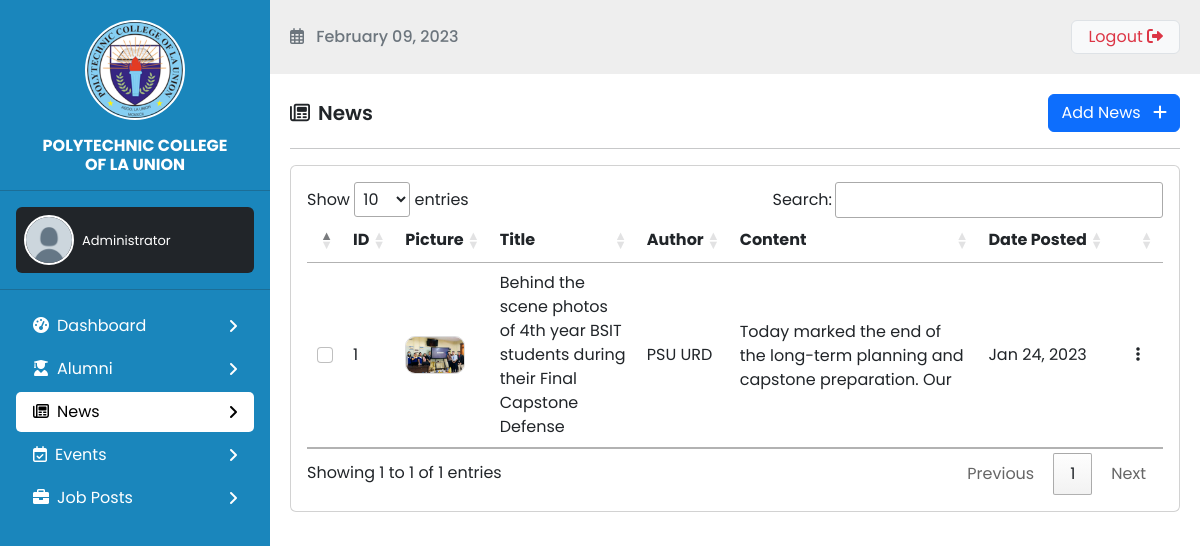
The page /admin/news.php on the database its author committed.
### tables this page shows
CREATE TABLE `news` (
  `id` int(11) NOT NULL,
  `picture` mediumtext NOT NULL,
  `title` varchar(100) NOT NULL,
  `author` varchar(100) NOT NULL,
  `description` longtext NOT NULL,
  `date_posted` date DEFAULT current_timestamp()
);

### classes/news.php (called while the page is built, shortened)
<?php
require_once '../db/db_config.php';
class News
{
    public static function getAllNews($limit = 0)
    {
        global $conn;
        if ($limit != 0) {
            $sql = "SELECT * FROM news ORDER BY id DESC LIMIT $limit";
        } else {
            $sql = "SELECT * FROM news ORDER BY id DESC ";
        }
        $results = $conn->query($sql);
        return $results;
    }
}

### admin/news.php (the view, shortened to what this page needs)
<?php
require_once '../classes/news.php';
$newsResult = News::getAllNews();
?>
<!DOCTYPE html>
<html lang="en">
<head>
  <?php include_once '../templates/header.php' ?>
  <link rel="stylesheet" href="admin.css?">
</head>
<body>
  <div id="a-wrapper">
    <?php include_once '../templates/admin_sidebar.php' ?>
    <div id="a-main">
      <?php include_once '../templates/admin_nav.php' ?>
      <div id="content">
        <div class="d-flex justify-content-between align-items-center">
          <div class="h5 fw-bold mb-0"><i class="far fa-newspaper me-2"></i>News</div>
          <div>
            <button class="btn btn-primary" data-bs-toggle="modal" data-bs-target="#exampleModal">Add News <i class="fas fa-plus ms-2"></i></button>
          </div>
        </div>
        <hr>
        <div class="card">
          <div class="card-body table-responsive">
            <table id="example" class="table table-sm " style="width:100%">
              <thead>
                <tr>
                  <th></th>
                  <th>ID</th>
                  <th>Picture</th>
                  <th>Title</th>
                  <th>Author</th>
                  <th>Content</th>
                  <th class="text-nowrap">Date Posted</th>
                  <th></th>
                </tr>
              </thead>
              <tbody>
                <?php
                if ($newsResult->num_rows > 0) {
                  $count = 1;
                  while ($row = $newsResult->fetch_assoc()) {
                ?>
                    <tr valign="middle">
                      <td>
                        <input class="form-check-input checks" type="checkbox" form="delete-bulk" name="news[]" value="<?= $row['id'] ?>" id="flexCheckDefault">
                      </td>
                      <td>
                        <?= $count++; ?>
                      </td>
                      <td><img class="img-list" src="../uploads/news/<?= $row['picture'] ?>" alt=""> </td>
                      <td><?= $row['title'] ?></td>
                      <td><?= $row['author'] ?></td>
                      <td class="smalltxt">
                        <div style="max-height: 70px; overflow: hidden;"><?= $row['description'] ?></div>
                      </td>
                      <td><?= date('M d, Y', strtotime($row['date_posted'])) ?></td>
                      <td>
                        <div class="dropdown">
                          <button class="btn py-0 " type="button" data-bs-toggle="dropdown" aria-expanded="false">
                            <i class="fas fa-ellipsis-v"></i>
                          </button>
                        </div>
                      </td>
                    </tr>
                <?php
                  }
                }
                ?>
              </tbody>
            </table>
          </div>
        </div>
      </div>
    </div>
  </div>
</body>
</html>

### assets/css/style.css (style rules this page uses)
body { font-family: 'Poppins', sans-serif; }
.fw-bold { font-weight: 600 !important; }
.smalltxt { font-size: 14px; }
#content { min-height: 80vh; }
.img-list { width: 200px; height: auto; aspect-ratio: 9/9; object-fit: cover; object-position: center; border-radius: 10px; }
.smalltxt { font-size: 13px; }

### admin/admin.css (style rules this page uses)
#a-wrapper { display: flex; }
.smalltxt { font-size: 13px; }
#a-main { margin-left: 270px; position: relative; width: 100%; height: 100vh; }
#content { position: relative; padding: 20px; z-index: 10; }
.img-list { border: 1px solid #ddd; width: 60px; height: auto; aspect-ratio: 16/10; object-fit: cover; }

### rows shown on the page
news: picture (picture), title "Behind the scene photos of 4th year BSIT students during their Final Capstone Defense", author "PSU URD", description "Today marked the end of the long-term planning and capstone preparation. Our…", date_posted "Jan 24, 2023"
